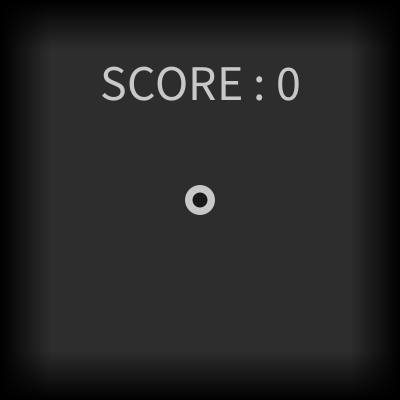
Frame 1 (no input)
Frame 60 (the mouse pressed at the canvas centre just before this capture): identical to frame 1, image omitted
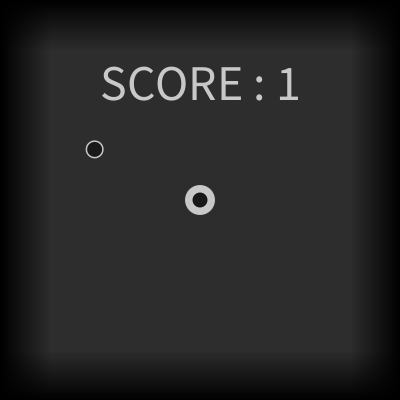
Frame 120 (the mouse held since frame 60 and released just before this capture)

The Processing sketch that drew these frames (run headless with seeded random() and noise(); from frame 60 on, the mouse is pressed at the canvas centre):

// Processing sketch: processing_100826
// ── processing_100826.pde

Ball[] ball = new Ball[10000];
int ballCount;
int timer;

void setup() {
  size(400, 400);
  smooth();
  noStroke();
  xpos = width/2;
  ypos = height/2;
  mouseX = width/2;
  mouseY = height/2;
}

float angle;
float speed = 1;
float xpos;
float ypos;
int makeEnemySpeed = 100;
int score;
boolean go = true;

void draw() {
  backGround();
  showScore();
  if (go) {
    player();
    enemy();
  } 
  else {
    deathScreen();
  }
}

void backGround() {
  background(45);
  for (int i = 0; i < 50; i++) {
    stroke(0, 255-i*255/50);
    line(i, 0, i, height);
    line(width-i, 0, width-i, height);
    line(0, i, width, i);
    line(0, height-i, width, height-i);
    noStroke();
  }
}

void showScore() {
  textSize(50);
  textAlign(CENTER);
  fill(200);
  text("SCORE : " + score, width/2, height/4);
}

void player() {
  fill(200);
  ellipse(xpos, ypos, 30, 30);
  fill(25);
  ellipse(xpos, ypos, 15, 15);
  angle = atan2((mouseY-ypos), (mouseX-xpos));
  speed = sqrt(sq(mouseX-xpos)+sq(mouseY-ypos))/15;
  if (xpos != mouseX && ypos != mouseY) {
    xpos+=cos(angle)*speed;
    ypos+=sin(angle)*speed;
  }
}

void enemy() {
  timer++;
  if (timer % 60 == 0) {
    if (makeEnemySpeed >= 10) {
      makeEnemySpeed--;
    }
  }
  if (timer % makeEnemySpeed == 0) {
    ball[ballCount] = new Ball(random(width), random(height), (int)random(4));
    ball[ballCount].setAngle(atan2((ball[ballCount].ypos-ypos), (ball[ballCount].xpos-xpos)));
    ballCount++;
    score++;
  }
  for (int i = 0; i < ballCount; i++) {
    if (ball[i] != null) {
      ball[i].make();
      ball[i].move();
      if (sqrt(sq(ball[i].xpos-xpos)+sq(ball[i].ypos-ypos)) <= 9+15) {
        go = false;
      }
    }
  }
}

void deathScreen() {

  textSize(20);
  text("- PRESS SPACE TO RESTART -", width/2, height*6/7);
  textSize(90);
  text("GAME", width/2, height/2);
  text("OVER", width/2, height*2/3+30);
}

void keyReleased() {
  if (key == ' ') {
    if (go == false) {
      restart();
    }
  }
}

void restart() {
  for (int i = 0; i < ballCount; i++) {
    ball[i].remove();
  }
  xpos = width/2;
  ypos = height/2;
  mouseX = width/2;
  mouseY = height/2;
  score = 0;
  makeEnemySpeed = 100;
  go = true;
}

class Ball {
  float xpos;
  float ypos;
  float dir;
  float angle;
  Ball (float _x, float _y, int _d) {
    dir = _d;
    if (dir == 0) {
      xpos = _x;
      ypos = 0;
    } 
    else if (dir == 1) {
      xpos = width;
      ypos = _y;
    } 
    else if (dir == 2) {
      xpos = _x;
      ypos = height;
    } 
    else if (dir == 3) {
      xpos = 0;
      ypos = _y;
    }
  }

  void setAngle(float _a) {
    angle = _a;
  }

  void make() {
    fill(200);
    ellipse(xpos, ypos, 18, 18);
    fill(25);
    ellipse(xpos, ypos, 15, 15);
  }

  void move() {
    xpos-=cos(angle)*5;
    ypos-=sin(angle)*5;
  }
  
  void remove() {
    xpos=-cos(angle)*1000;
    ypos=-sin(angle)*1000;
  }
}
